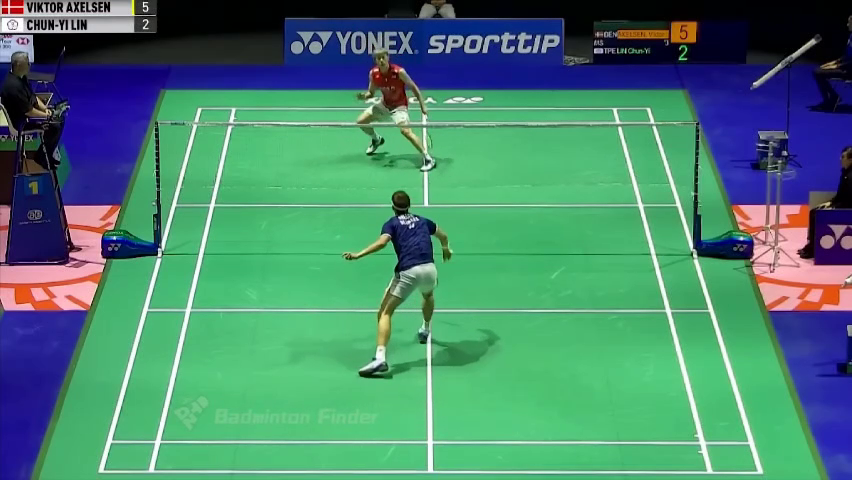
#> input picture frame 26 of dataset/video_1.mp4, 852 x 480 px, given in place of video_10_A.mp4, which was not available
$ python badminton_1.py
#> lines starting #> are read from the running program, lines starting #| are printed output that depends on the picture
import cv2
import os

# Create a directory to store the frames
if not os.path.exists('frames'):
    os.makedirs('frames')

# Open the video file
cap = cv2.VideoCapture('D:/CV_CP/Badminton/dataset/video_10_A.mp4')

# Check if the video file was successfully opened
if not cap.isOpened():
    print("Error opening video file")
    # Initialize the frame counter
frame_count = 0

# Set ROI coordinates
x, y, w, h = 400, 300, 1100, 730

# Loop through the video frames
while True:
    # Read a frame from the video
    ret, frame = cap.read()
#> frame is the input picture: shape (480, 852, 3); mean B, G, R 111.6, 131, 73.5

    # Check if the frame was successfully read
    if not ret:
        break

    # Extract the ROI
    roi = frame[y:y+h, x:x+w]
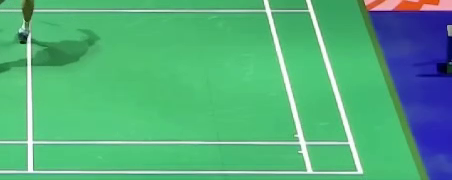
#> roi: shape (180, 452, 3); mean B, G, R 125.7, 172.3, 83.4

    # Save the ROI as an image file
    filename = os.path.join('frames', f'{frame_count:04d}.jpg')
    cv2.imwrite(filename, roi)

    # Increment the frame counter
    frame_count += 1

# Release the video capture object
cap.release()

$ run again, starting later in the video
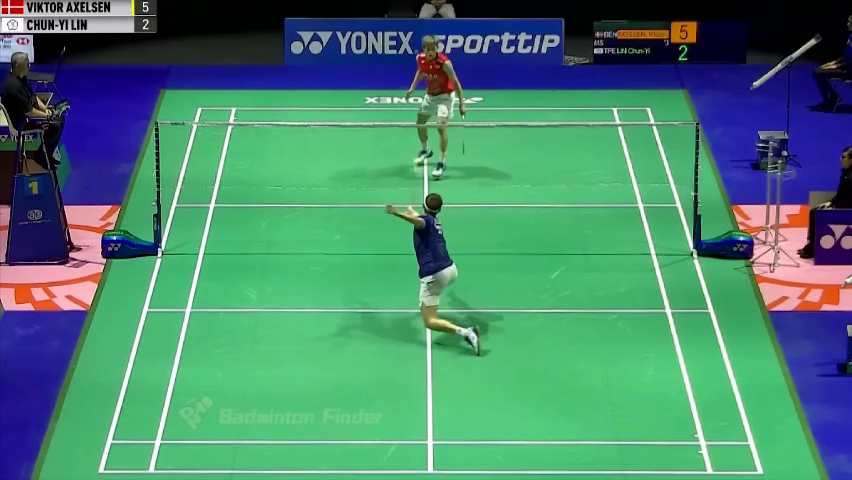
#> input picture frame 119 of dataset/video_1.mp4, 852 x 480 px, given in place of video_10_A.mp4, which was not available
#> frame is the input picture: shape (480, 852, 3); mean B, G, R 111.7, 131.7, 73.5
#> `roi = frame[y:y+h, x:x+w]`:
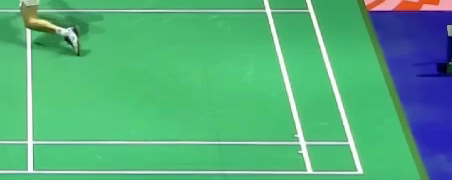
#> roi: shape (180, 452, 3); mean B, G, R 125.6, 172.4, 84.3

$ run again, starting later in the video
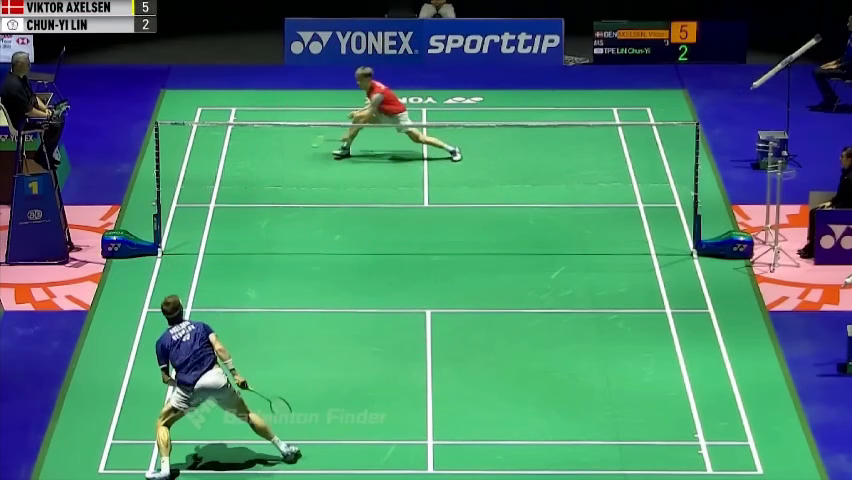
#> input picture frame 212 of dataset/video_1.mp4, 852 x 480 px, given in place of video_10_A.mp4, which was not available
#> frame is the input picture: shape (480, 852, 3); mean B, G, R 111.2, 130, 73.1
#> `roi = frame[y:y+h, x:x+w]`:
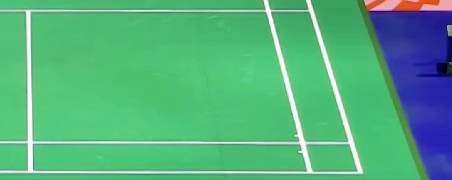
#> roi: shape (180, 452, 3); mean B, G, R 126.8, 174, 84.1
